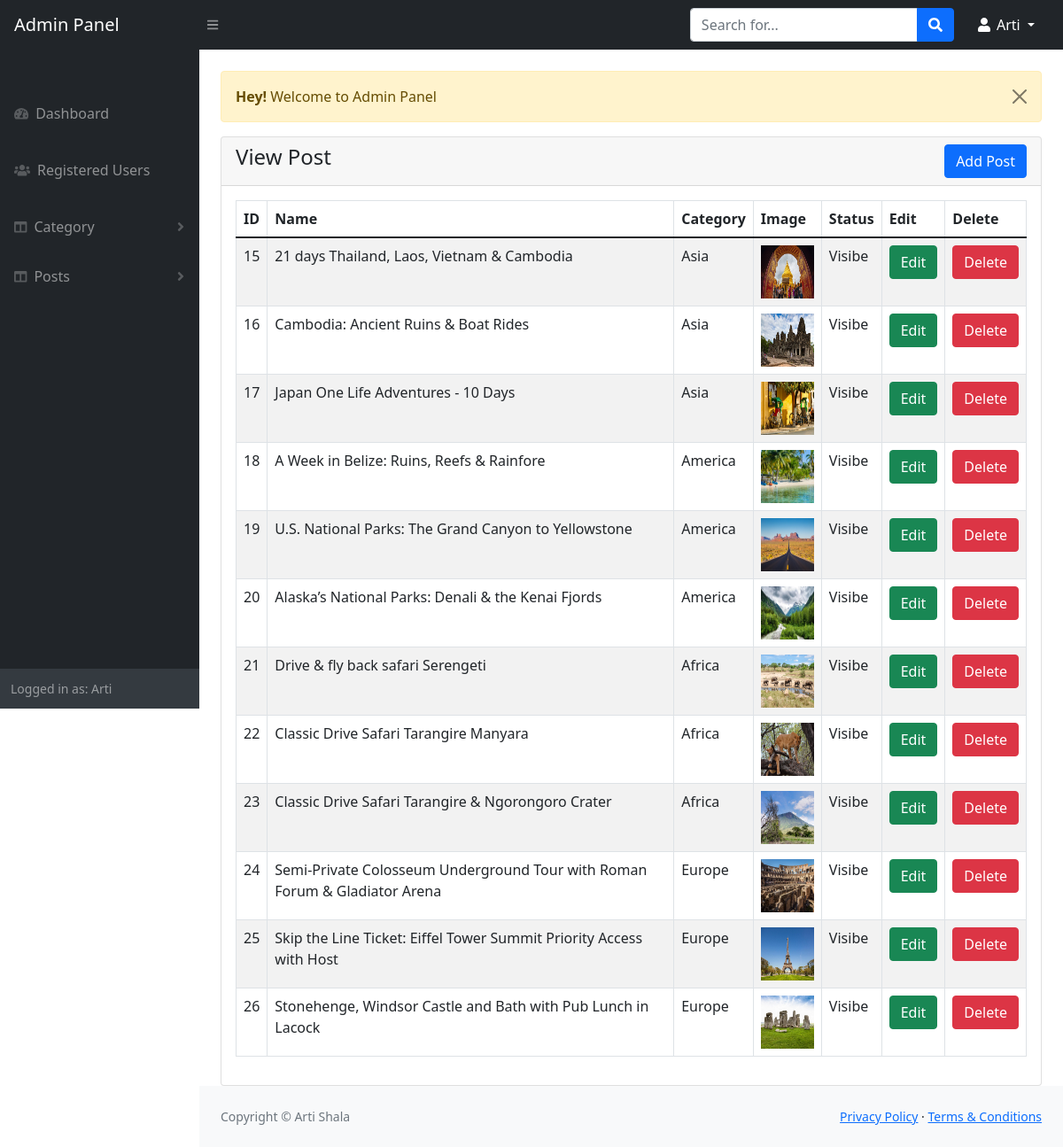
The page /admin/post-view.php (signed in) on the database its author committed.
### tables this page shows
CREATE TABLE `posts` (
  `id` int(11) NOT NULL,
  `category_id` int(11) NOT NULL,
  `name` varchar(191) NOT NULL,
  `description` text DEFAULT NULL,
  `image` varchar(191) DEFAULT NULL,
  `status` tinyint(1) DEFAULT 0,
  `created_at` timestamp NULL DEFAULT current_timestamp()
);

CREATE TABLE `categories` (
  `id` int(11) NOT NULL,
  `name` varchar(191) NOT NULL,
  `slug` varchar(191) NOT NULL,
  `description` text DEFAULT NULL,
  `meta_title` varchar(191) NOT NULL,
  `meta_description` mediumtext DEFAULT NULL,
  `meta_keyword` mediumtext DEFAULT NULL,
  `navbar_status` tinyint(1) DEFAULT 0,
  `status` tinyint(1) DEFAULT 0 COMMENT '0=VISIBLE,1=HIDDEN,2=DELETED',
  `created_at` timestamp NULL DEFAULT current_timestamp()
);

### admin/post-view.php (the view, shortened to what this page needs)
<?php
include('includes/header.php');
?>
<div class="container-fluid px-4">
    <div class="row mt-4">
        <div class="col-md-12">
            <?php
        include('message.php');
        ?>
            <div class="card">
                <div class="card-header">
                    <h4>View Post
                        <a href="post-add.php" class="btn btn-primary float-end">Add Post</a>
                    </h4>
                </div>
                <div class="card-body">
                <div class="table-responsive">
                    <table class="table table-bordered table-striped">
                        <thead>
                            <tr>
                                <th>ID</th>
                                <th>Name</th>
                                <th>Category</th>
                                <th>Image</th>
                                <th>Status</th>
                                <th>Edit</th>
                                <th>Delete</th>
                            </tr>
                        </thead>
                        <tbody>
                            <?php
                            $posts = "SELECT p.*,c.name AS cname FROM posts p,categories c WHERE c.id = p.category_id ";
                            $posts_run = mysqli_query($con , $posts);
                            if(mysqli_num_rows($posts_run) > 0)
                            {
                                foreach($posts_run as $post)
                                {
                                    ?>
                                    <tr>
                                        <td><?=$post['id'] ?></td>
                                        <td><?=$post['name'] ?></td>
                                        <td><?=$post['cname'] ?></td>
                                        <td> <img src="../uploads/posts/<?=$post['image'] ?>" width="60px" height="60px"></td>
                                        <td>
                                            <?=$post['status'] == '1' ? 'Hidden': 'Visibe' ?>
                                        </td>
                                        <td>
                                            <a href="post-edit.php?id=<?=$post['id'] ?>" class="btn btn-success">Edit</a>
                                        </td>
                                        <td>
                                            <form action="code.php" method="POST">
                                                <button type="submit" name="post_delete_btn" value="<?=$post['id'] ?>" class="btn btn-danger">Delete</button>
                                            </form>
                                        </td>
                                    </tr>
                                    <?php
                                }
                            }
                            else
                            {
                                ?>
                                   <tr>
                                         <td colspan="6">No Record Found</td>
                                     </tr>
                                <?php
                            }
                            ?>
                        </tbody>
                    </table>
                </div>
                </div>
            </div>
        </div>
    </div>
</div>
<?php
include('includes/footer.php');
include('includes/scripts.php')
?>

### admin/includes/header.php (shortened to what this page needs)
<!DOCTYPE html>
<html lang="en">
    <head>
        <link href="https://cdn.jsdelivr.net/npm/simple-datatables@latest/dist/style.css" rel="stylesheet" />
        <link href="css/styles.css" rel="stylesheet" />
            <link href="https://cdn.jsdelivr.net/npm/summernote@0.8.18/dist/summernote.min.css" rel="stylesheet">
            <link href="https://cdn.jsdelivr.net/npm/summernote@0.8.18/dist/summernote-lite.min.css" rel="stylesheet">
    </head>
    <body class="sb-nav-fixed">
    <?php
    include('includes/navbar-top.php');
    ?>
    <div id="layoutSidenav">
    <?php
    include('includes/sidebar.php');
    ?>
    <div id="layoutSidenav_content">
                <main>

### admin/includes/navbar-top.php (shortened to what this page needs)
<nav class="sb-topnav navbar navbar-expand navbar-dark bg-dark">
            <a class="navbar-brand ps-3" href="index.html">Admin Panel</a>
            <button class="btn btn-link btn-sm order-1 order-lg-0 me-4 me-lg-0" id="sidebarToggle" href="#!"><i class="fas fa-bars"></i></button>
            <form class="d-none d-md-inline-block form-inline ms-auto me-0 me-md-3 my-2 my-md-0">
                <div class="input-group">
                    <input class="form-control" type="text" placeholder="Search for..." aria-label="Search for..." aria-describedby="btnNavbarSearch" />
                    <button class="btn btn-primary" id="btnNavbarSearch" type="button"><i class="fas fa-search"></i></button>
                </div>
            </form>
            <ul class="navbar-nav ms-auto ms-md-0 me-3 me-lg-4">
                <li class="nav-item dropdown">
                    <a class="nav-link dropdown-toggle text-white" id="navbarDropdown" href="#" role="button" data-bs-toggle="dropdown" aria-expanded="false">
                        <i class="fas fa-user fa-fw"></i> <?= $_SESSION["auth_username"]; ?>
                    </a>
                </li>
            </ul>
        </nav>

### admin/includes/sidebar.php (shortened to what this page needs)
<div id="layoutSidenav_nav">
    <nav class="sb-sidenav accordion sb-sidenav-dark" id="sidenavAccordion">
        <div class="sb-sidenav-menu">
            <div class="nav">
                <a class="nav-link mt-5" href="index.php">
                    <div class="sb-nav-link-icon"><i class="fas fa-tachometer-alt"></i></div>
                    Dashboard
                </a>
                <a class="nav-link mt-3" href="view-register.php">
                    <div class="sb-nav-link-icon"><i class="fas fa-users"></i></div>
                    Registered Users
                </a>
                <a class="nav-link collapsed mt-3" href="#" data-bs-toggle="collapse" data-bs-target="#collapseLayouts"
                    aria-expanded="false" aria-controls="collapseLayouts">
                    <div class="sb-nav-link-icon"><i class="fas fa-columns"></i></div>
                    Category
                    <div class="sb-sidenav-collapse-arrow"><i class="fas fa-angle-down"></i></div>
                </a>
                <a class="nav-link collapsed mt-2" href="#" data-bs-toggle="collapse" data-bs-target="#collapsePosts"
                    aria-expanded="false" aria-controls="collapsePosts">
                    <div class="sb-nav-link-icon"><i class="fas fa-columns"></i></div>
                    Posts
                    <div class="sb-sidenav-collapse-arrow"><i class="fas fa-angle-down"></i></div>
                </a>
            </div>
        </div>
        <div class="sb-sidenav-footer">
            <div class="small">Logged in as: <?= $_SESSION["auth_username"]; ?></div>
        </div>
    </nav>
</div>

### admin/message.php (shortened to what this page needs)
<?php
if(isset($_SESSION['message']))
{
    ?>
    <div class="alert alert-warning alert-dismissible fade show" role="alert">
    <strong>Hey!</strong> <?= $_SESSION['message']; ?>
    <button type="button" class="btn-close" data-bs-dismiss="alert" aria-label="Close"></button>
    </div>
    <?php
}
?>

### admin/includes/footer.php
</main>
                <footer class="py-4 bg-light mt-auto">
                    <div class="container-fluid px-4">
                        <div class="d-flex align-items-center justify-content-between small">
                            <div class="text-muted">Copyright &copy; Arti Shala</div>
                            <div>
                                <a href="#">Privacy Policy</a>
                                &middot;
                                <a href="#">Terms &amp; Conditions</a>
                            </div>
                        </div>
                    </div>
                </footer>
            </div>
        </div>

### admin/includes/scripts.php (shortened to what this page needs)
        </body>
</html>

### rows shown on the page
posts: id "15", name "21 days Thailand, Laos, Vietnam & Cambodia", category.name "Asia", image (picture), status "Visibe"
posts: id "16", name "Cambodia: Ancient Ruins & Boat Rides", category.name "Asia", image (picture), status "Visibe"
posts: id "17", name "Japan One Life Adventures - 10 Days", category.name "Asia", image (picture), status "Visibe"
posts: id "18", name "A Week in Belize: Ruins, Reefs & Rainfore", category.name "America", image (picture), status "Visibe"
posts: id "19", name "U.S. National Parks: The Grand Canyon to Yellowstone", category.name "America", image (picture), status "Visibe"
posts: id "20", name "Alaska’s National Parks: Denali & the Kenai Fjords", category.name "America", image (picture), status "Visibe"
posts: id "21", name "Drive & fly back safari Serengeti", category.name "Africa", image (picture), status "Visibe"
posts: id "22", name "Classic Drive Safari Tarangire Manyara", category.name "Africa", image (picture), status "Visibe"
posts: id "23", name "Classic Drive Safari Tarangire & Ngorongoro Crater", category.name "Africa", image (picture), status "Visibe"
posts: id "24", name "Semi-Private Colosseum Underground Tour with Roman Forum & Gladiator Arena", category.name "Europe", image (picture), status "Visibe"
posts: id "25", name "Skip the Line Ticket: Eiffel Tower Summit Priority Access with Host", category.name "Europe", image (picture), status "Visibe"
posts: id "26", name "Stonehenge, Windsor Castle and Bath with Pub Lunch in Lacock", category.name "Europe", image (picture), status "Visibe"

### other values the page prints
$_SESSION["auth_username"] "Arti"
$_SESSION['message'] "Welcome to Admin Panel"
